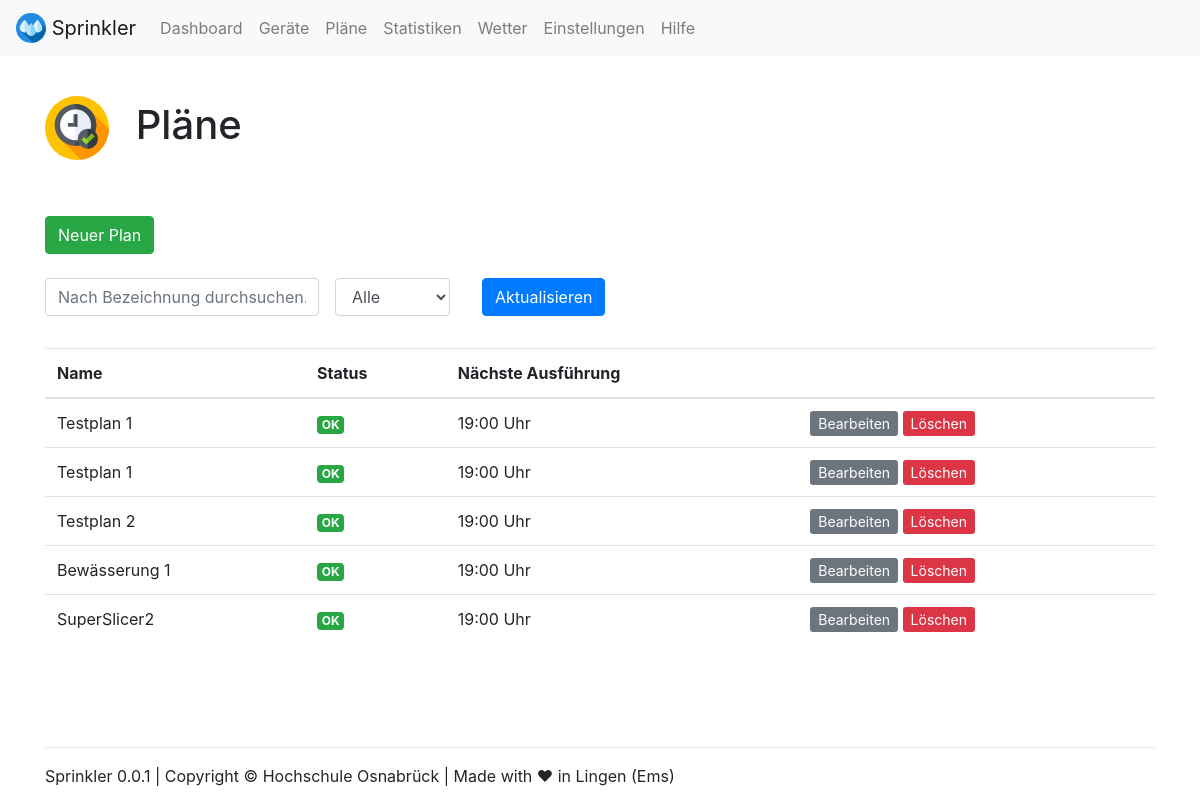
Before: /plans/ with the older database file.
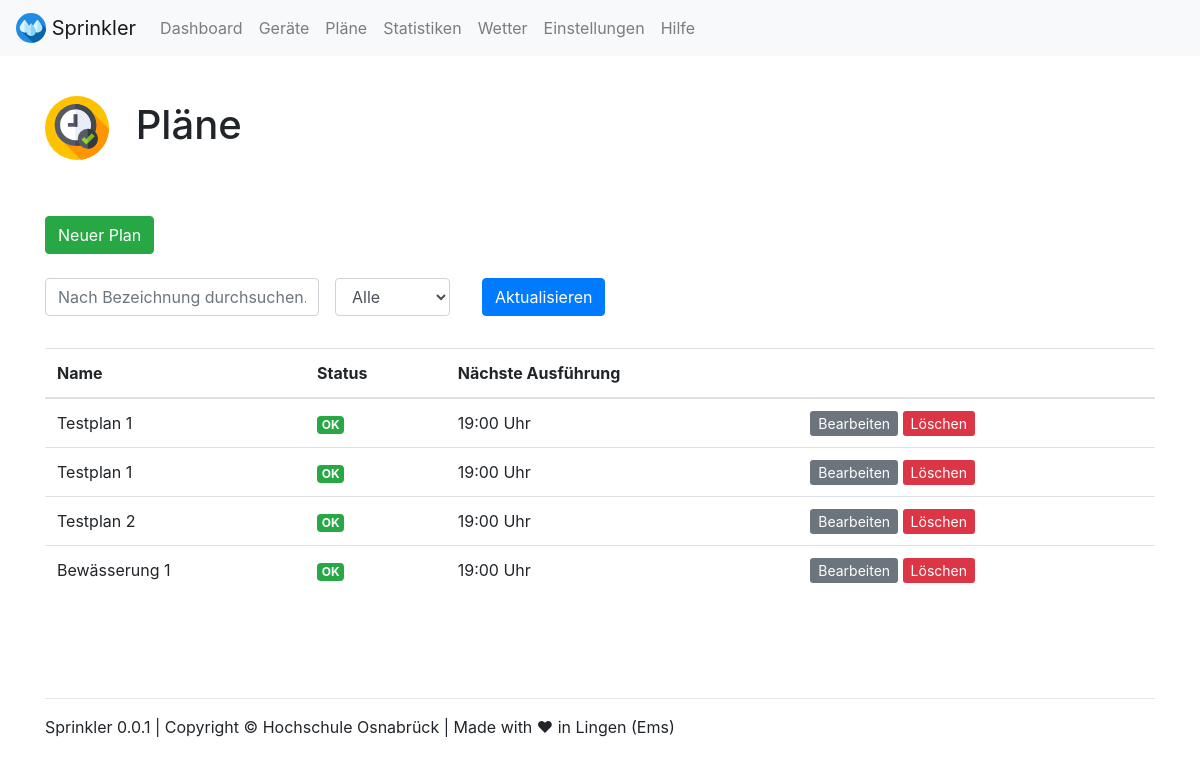
After: the same page with the newer database file.
### webapp/models.py (models this page shows, shortened)
class Plan(models.Model):
    name = models.CharField(max_length=200)
    status = models.CharField(
        max_length=10,
        choices=STATUS_CHOICES,
        default='OK',
    )
    description = models.CharField(max_length=3000, default="Beschreibung")
    automation = models.BooleanField(default=False)
    sprinkler = models.ManyToManyField(Sprinkler)
    pump = models.ManyToManyField(Pump)
    sensor = models.ManyToManyField(Sensor)

### webapp/views.py (the view)
# urls.py: path('plans/', views.plans, name='plans'),
def plans(request):
    args = {}
    args['filter_name'] = request.GET.get('name', '')
    args['filter_status'] = request.GET.get('status', '')
    q = Plan.objects
    check = 0
    if(args['filter_name']!=''):
        q = q.filter(name__contains=args['filter_name'])
        check = 1
    if(args['filter_status'] == 'OK' or args['filter_status'] == 'Warnung' or args['filter_status'] == 'Fehler'):
        q = q.filter(status__contains=args['filter_status'])
        check = 1
    if(check == 0):
        q = q.all()
    args['plans'] = q
    return TemplateResponse(request, "plans.html", args)

### webapp/templates/plans.html (shortened to what this page needs)
{% load static %}
{% include "views/top.html" %}
<br>
<h1><img src="{% static 'webapp/img/icons/plans.svg' %}" width="64" class="mr-3"> Pläne</h1>
<br><br>
<a class="btn btn-success" target="_blank" href="{% url 'plan_create' %}" role="button">Neuer Plan</a>
<br>
<br>
<form class="form-inline" method="GET" action="{% url 'plans' %}">
  <div class="form-group mb-2">
    <input value="{{ filter_name }}" name="name" type="text" class="form-control" placeholder="Nach Bezeichnung durchsuchen...">
  </div>
  <div class="form-group mx-sm-3 mb-2">
    <select name="status" id="inputState" class="form-control">
        <option {% if filter_status == 'Alle' %} selected {% endif %}>Alle</option>
    </select>
  </div>
  <div class="form-group mx-sm-3 mb-2">
    <button type="submit" class="btn btn-primary">Aktualisieren</button>
  </div>
</form>
<br>
{% if plans %}
<table class="table table-hover">
  <thead>
    <tr>
      <th scope="col">Name</th>
      <th scope="col">Status</th>
      <th scope="col">Nächste Ausführung</th>
      <th scope="col"></th>
    </tr>
  </thead>
  <tbody>
    {% for plan in plans %}
    <tr>
      <td scope="row">{{ plan.name }}</td>
      <td>
        {% if plan.status == 'OK' %}
        <span class="badge badge-success">OK</span>
        {% endif %}
      </td>
      <td>19:00 Uhr</td>
      <td>
        <a class="btn-sm btn-secondary" href="{% url 'plan_edit' plan.id %}" role="button">Bearbeiten</a>
        <a onclick="return confirm('Soll der Plan {{ plan.name }} löschen?')" class="btn-sm btn-danger" href="{% url 'plan_delete' plan.id %}" role="button">Löschen</a>
      </td>
    </tr>
    {% endfor %}
  </tbody>
</table>
{% else %}
<p>Es wurden keine Pläne gefunden.</p>
{% endif %}
{% include "views/footer.html" %}
{% include "views/bottom.html" %}

Changed rows visible on the page:
removed Plan: name "SuperSlicer2", status "OK"
